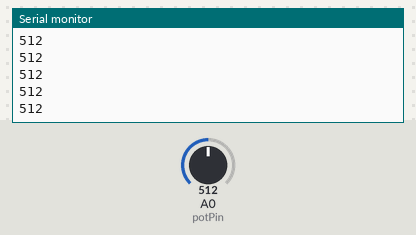
Simulated run of this sketch. Board: Arduino Uno, built with avr-gcc and run on an emulated ATmega328P. Parts: the last lines printed to the serial monitor. Inputs (shaded band) come from the test bench; at power-on: A0 (potPin) = 512.

Above: at 1.2 s.
1.3 s: A0 (potPin) set to 716
At 1.31 s:
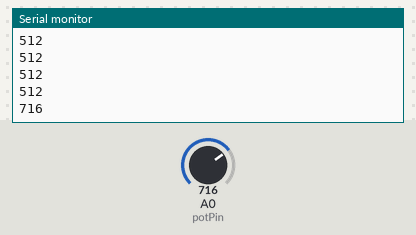
2.8 s: A0 (potPin) set to 900
At 2.81 s:
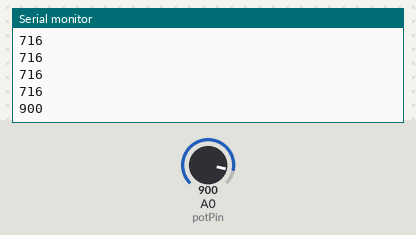
Timing chart, 0 to 5.8 s (numbered marks = the images above; inputs shaded):
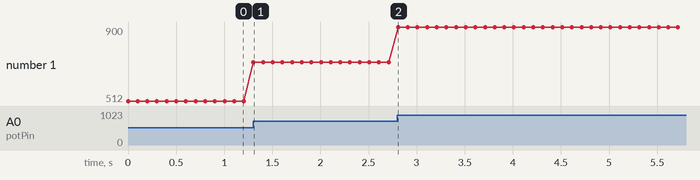

The sketch:

code.ino
```cpp
int potPin = A0;
int potValue;

void setup() {
  Serial.begin(9600);
}

void loop() {
  potValue = analogRead(potPin);

  Serial.println(potValue);

  delay(100);
}
```

Measured:
- after the input at 1.3 s, the serial monitor: prints a new line at once (image 1)
- after the input at 2.8 s, the serial monitor: prints a new line at once (image 2)
- plotted number 1: 512 → 716 after the input at 1.3 s, 716 → 900 after the input at 2.8 s
